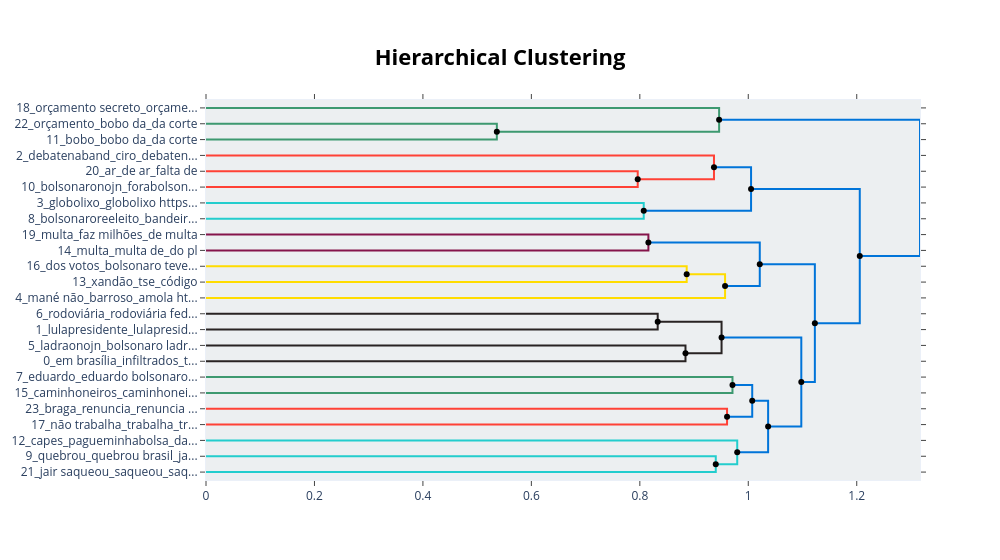

Notebook code cell kept with this figure:
### Code cell
# Hierarquia rica via hierarchical_topics()
if len(topics_keywords) >= 2:
    try:
        hier = topic_model.hierarchical_topics(docs)
        fig_hier = topic_model.visualize_hierarchy(hierarchical_topics=hier)
        fig_hier.write_html(RESULTS_DIR / "bertopic_hierarchy.html")
        display(fig_hier)
    except Exception as e:
        print(f"Hierarchy skipped: {type(e).__name__}: {e}")

### Figure 1 — Plotly figure (JSON) as saved in the notebook; plotly's stock layout.template omitted (floating-point values rounded to 4 significant figures)
{"data": [{"hoverinfo": "text", "marker": {"color": "rgb(61,153,112)"}, "mode": "lines", "text": ["orçamento_bobo da_da corte_bobo_cuida", "", "", "bobo_bobo da_da corte_bolsonaro parece_um bobo"], "type": "scatter", "x": [0.0, 0.5363, 0.5363, 0.0], "xaxis": "x", "y": [-15.0, -15.0, -25.0, -25.0], "yaxis": "y"}, {"hoverinfo": "text", "marker": {"color": "rgb(61,153,112)"}, "mode": "lines", "text": ["orçamento secreto_orçamento_secreto não_não orçamento_não https", "", "", "bobo_bobo da_da corte_bolsonaro parece_um bobo"], "type": "scatter", "x": [0.0, 0.9462, 0.9462, 0.5363], "xaxis": "x", "y": [-5.0, -5.0, -20.0, -20.0], "yaxis": "y"}, {"hoverinfo": "text", "marker": {"color": "rgb(255,65,54)"}, "mode": "lines", "text": ["ar_de ar_falta de_covid_pandemia", "", "", "bolsonaronojn_forabolsonaro_bolsonaronojn https_bonner_jn"], "type": "scatter", "x": [0.0, 0.7961, 0.7961, 0.0], "xaxis": "x", "y": [-45.0, -45.0, -55.0, -55.0], "yaxis": "y"}, {"hoverinfo": "text", "marker": {"color": "rgb(255,65,54)"}, "mode": "lines", "text": ["debatenaband_ciro_debatenaband https_lulanaband_debate", "", "", "bolsonaronojn_forabolsonaro_bolsonaronojn https_jn_bonner"], "type": "scatter", "x": [0.0, 0.9367, 0.9367, 0.7961], "xaxis": "x", "y": [-35.0, -35.0, -50.0, -50.0], "yaxis": "y"}, {"hoverinfo": "text", "marker": {"color": "rgb(35,205,205)"}, "mode": "lines", "text": ["globolixo_globolixo https_em casa_puder_se puder", "", "", "bolsonaroreeleito_bandeira_brasil bandeira_brasil_bolsonaroreeleito https_globolixo_votei"], "type": "scatter", "x": [0.0, 0.8072, 0.8072, 0.0], "xaxis": "x", "y": [-65.0, -65.0, -75.0, -75.0], "yaxis": "y"}, {"hoverinfo": "text", "marker": {"color": "rgb(0,116,217)"}, "mode": "lines", "text": ["debatenaband_bolsonaronojn_ciro_forabolsonaro_debatenaband https", "", "", "globolixo_bolsonaroreeleito_globolixo https_bandeira_brasil bandeira_brasil_bonner"], "type": "scatter", "x": [0.9367, 1.005, 1.005, 0.8072], "xaxis": "x", "y": [-42.5, -42.5, -70.0, -70.0], "yaxis": "y"}, {"hoverinfo": "text", "marker": {"color": "rgb(133,20,75)"}, "mode": "lines", "text": ["multa_faz milhões_de multa_faz agora_número", "", "", "multa_multa de_do pl_moraes_má"], "type": "scatter", "x": [0.0, 0.8158, 0.8158, 0.0], "xaxis": "x", "y": [-85.0, -85.0, -95.0, -95.0], "yaxis": "y"}, {"hoverinfo": "text", "marker": {"color": "rgb(255,220,0)"}, "mode": "lines", "text": ["dos votos_bolsonaro teve_votos_teve dos_no turno", "", "", "xandão_tse_código_do xandão_código fonte"], "type": "scatter", "x": [0.0, 0.8864, 0.8864, 0.0], "xaxis": "x", "y": [-105.0, -105.0, -115.0, -115.0], "yaxis": "y"}, {"hoverinfo": "text", "marker": {"color": "rgb(255,220,0)"}, "mode": "lines", "text": ["xandão_tse_dos votos_votos_relatório", "", "", "mané não_barroso_amola https_co perdeu_amola perdeu"], "type": "scatter", "x": [0.8864, 0.9572, 0.9572, 0.0], "xaxis": "x", "y": [-110.0, -110.0, -125.0, -125.0], "yaxis": "y"}, {"hoverinfo": "text", "marker": {"color": "rgb(0,116,217)"}, "mode": "lines", "text": ["multa_multa de_do pl_moraes_má", "", "", "mané não_barroso_xandão_amola https_tse"], "type": "scatter", "x": [0.8158, 1.021, 1.021, 0.9572], "xaxis": "x", "y": [-90.0, -90.0, -117.5, -117.5], "yaxis": "y"}, {"hoverinfo": "text", "marker": {"color": "rgb(40,35,35)"}, "mode": "lines", "text": ["rodoviária_rodoviária federal_polícia rodoviária_polícia_nordeste", "", "", "lulapresidente_lulapresidente https_coração_vermelho_diplomação_nordeste"], "type": "scatter", "x": [0.0, 0.833, 0.833, 0.0], "xaxis": "x", "y": [-135.0, -135.0, -145.0, -145.0], "yaxis": "y"}, {"hoverinfo": "text", "marker": {"color": "rgb(40,35,35)"}, "mode": "lines", "text": ["ladraonojn_bolsonaro ladrão_ladrão bolsonaro_forabolsonaro_bandeira_brasil bandeira_brasil", "", "", "em brasília_infiltrados_terroristas_cacique_fogo"], "type": "scatter", "x": [0.0, 0.8842, 0.8842, 0.0], "xaxis": "x", "y": [-155.0, -155.0, -165.0, -165.0], "yaxis": "y"}, {"hoverinfo": "text", "marker": {"color": "rgb(40,35,35)"}, "mode": "lines", "text": ["lulapresidente_rodoviária_rodoviária federal_polícia rodoviária_nordeste", "", "", "em brasília_infiltrados_terroristas_cacique_patriotas"], "type": "scatter", "x": [0.833, 0.9507, 0.9507, 0.8842], "xaxis": "x", "y": [-140.0, -140.0, -160.0, -160.0], "yaxis": "y"}, {"hoverinfo": "text", "marker": {"color": "rgb(61,153,112)"}, "mode": "lines", "text": ["eduardo_eduardo bolsonaro_catar_no catar_copa", "", "", "caminhoneiros_caminhoneiros https_os caminhoneiros_co caminhoneiros_marte"], "type": "scatter", "x": [0.0, 0.9709, 0.9709, 0.0], "xaxis": "x", "y": [-175.0, -175.0, -185.0, -185.0], "yaxis": "y"}, {"hoverinfo": "text", "marker": {"color": "rgb(255,65,54)"}, "mode": "lines", "text": ["braga_renuncia_renuncia bolsonaro_neto_braga neto", "", "", "não trabalha_trabalha_trabalha bolsonaro_trabalha https_cornos"], "type": "scatter", "x": [0.0, 0.9608, 0.9608, 0.0], "xaxis": "x", "y": [-195.0, -195.0, -205.0, -205.0], "yaxis": "y"}, {"hoverinfo": "text", "marker": {"color": "rgb(0,116,217)"}, "mode": "lines", "text": ["eduardo_eduardo bolsonaro_catar_caminhoneiros_no catar", "", "", "não trabalha_trabalha_braga_renuncia_renuncia bolsonaro"], "type": "scatter", "x": [0.9709, 1.007, 1.007, 0.9608], "xaxis": "x", "y": [-180.0, -180.0, -200.0, -200.0], "yaxis": "y"}, {"hoverinfo": "text", "marker": {"color": "rgb(35,205,205)"}, "mode": "lines", "text": ["quebrou_quebrou brasil_jair quebrou_bilhões_rombo", "", "", "jair saqueou_saqueou_saqueou brasil_brasil jair_co jair"], "type": "scatter", "x": [0.0, 0.9401, 0.9401, 0.0], "xaxis": "x", "y": [-225.0, -225.0, -235.0, -235.0], "yaxis": "y"}, {"hoverinfo": "text", "marker": {"color": "rgb(35,205,205)"}, "mode": "lines", "text": ["capes_pagueminhabolsa_da capes_bolsistas_bolsas", "", "", "quebrou_quebrou brasil_jair quebrou_bilhões_rombo"], "type": "scatter", "x": [0.0, 0.9796, 0.9796, 0.9401], "xaxis": "x", "y": [-215.0, -215.0, -230.0, -230.0], "yaxis": "y"}, {"hoverinfo": "text", "marker": {"color": "rgb(0,116,217)"}, "mode": "lines", "text": ["eduardo_eduardo bolsonaro_catar_caminhoneiros_no catar", "", "", "quebrou_quebrou brasil_jair quebrou_bilhões_rombo"], "type": "scatter", "x": [1.007, 1.037, 1.037, 0.9796], "xaxis": "x", "y": [-190.0, -190.0, -222.5, -222.5], "yaxis": "y"}, {"hoverinfo": "text", "marker": {"color": "rgb(0,116,217)"}, "mode": "lines", "text": ["lulapresidente_polícia_em brasília_infiltrados_rodoviária", "", "", "eduardo_eduardo bolsonaro_quebrou_quebrou brasil_jair quebrou"], "type": "scatter", "x": [0.9507, 1.098, 1.098, 1.037], "xaxis": "x", "y": [-150.0, -150.0, -206.2, -206.2], "yaxis": "y"}, {"hoverinfo": "text", "marker": {"color": "rgb(0,116,217)"}, "mode": "lines", "text": ["mané não_xandão_barroso_multa_do pl", "", "", "lulapresidente_polícia_em brasília_infiltrados_eduardo"], "type": "scatter", "x": [1.021, 1.123, 1.123, 1.098], "xaxis": "x", "y": [-103.8, -103.8, -178.1, -178.1], "yaxis": "y"}, {"hoverinfo": "text", "marker": {"color": "rgb(0,116,217)"}, "mode": "lines", "text": ["globolixo_debatenaband_bolsonaronojn_bolsonaroreeleito_bonner", "", "", "lulapresidente_polícia_em brasília_infiltrados_eduardo"], "type": "scatter", "x": [1.005, 1.206, 1.206, 1.123], "xaxis": "x", "y": [-56.25, -56.25, -140.9, -140.9], "yaxis": "y"}, {"hoverinfo": "text", "marker": {"color": "rgb(0,116,217)"}, "mode": "lines", "text": ["bobo_bobo da_da corte_orçamento_orçamento secreto", "", "", "lulapresidente_polícia_debatenaband_globolixo_em brasília"], "type": "scatter", "x": [0.9462, 1.317, 1.317, 1.206], "xaxis": "x", "y": [-12.5, -12.5, -98.59, -98.59], "yaxis": "y"}, {"hoverinfo": "text", "hovertext": ["debatenaband_bolsonaronojn_ciro_forabolsonaro_debatenaband https", "xandão_tse_dos votos_votos_relatório", "multa_multa de_do pl_moraes_má", "lulapresidente_rodoviária_rodoviária federal_polícia rodoviária_nordeste", "eduardo_eduardo bolsonaro_catar_caminhoneiros_no catar", "eduardo_eduardo bolsonaro_catar_caminhoneiros_no catar", "lulapresidente_polícia_em brasília_infiltrados_rodoviária", "mané não_xandão_barroso_multa_do pl", "globolixo_debatenaband_bolsonaronojn_bolsonaroreeleito_bonner", "bobo_bobo da_da corte_orçamento_orçamento secreto"], "marker": {"color": "black"}, "mode": "markers", "showlegend": false, "type": "scatter", "x": [0.9367, 0.8864, 0.8158, 0.833, 0.9709, 1.007, 0.9507, 1.021, 1.005, 0.9462], "y": [-42.5, -110.0, -90.0, -140.0, -180.0, -190.0, -150.0, -103.8, -56.25, -12.5]}, {"hoverinfo": "text", "hovertext": ["bobo_bobo da_da corte_bolsonaro parece_um bobo", "bolsonaronojn_forabolsonaro_bolsonaronojn https_jn_bonner", "globolixo_bolsonaroreeleito_globolixo https_bandeira_brasil bandeira_brasil_bonner", "mané não_barroso_xandão_amola https_tse", "em brasília_infiltrados_terroristas_cacique_patriotas", "não trabalha_trabalha_braga_renuncia_renuncia bolsonaro", "quebrou_quebrou brasil_jair quebrou_bilhões_rombo", "quebrou_quebrou brasil_jair quebrou_bilhões_rombo", "eduardo_eduardo bolsonaro_quebrou_quebrou brasil_jair quebrou", "lulapresidente_polícia_em brasília_infiltrados_eduardo", "lulapresidente_polícia_em brasília_infiltrados_eduardo", "lulapresidente_polícia_debatenaband_globolixo_em brasília"], "marker": {"color": "black"}, "mode": "markers", "showlegend": false, "type": "scatter", "x": [0.5363, 0.7961, 0.8072, 0.9572, 0.8842, 0.9608, 0.9401, 0.9796, 1.037, 1.098, 1.123, 1.206], "y": [-20.0, -50.0, -70.0, -117.5, -160.0, -200.0, -230.0, -222.5, -206.2, -178.1, -140.9, -98.59]}], "layout": {"autosize": false, "height": 560, "hoverlabel": {"bgcolor": "white", "font": {"family": "Rockwell", "size": 16}}, "hovermode": "closest", "plot_bgcolor": "#ECEFF1", "showlegend": false, "title": {"font": {"color": "Black", "size": 22}, "text": "<b>Hierarchical Clustering</b>", "x": 0.5, "xanchor": "center", "yanchor": "top"}, "width": 1000, "xaxis": {"mirror": "allticks", "rangemode": "tozero", "showgrid": false, "showline": true, "showticklabels": true, "ticks": "outside", "type": "linear", "zeroline": false}, "yaxis": {"mirror": "allticks", "range": [-240.0, 0.0], "rangemode": "tozero", "showgrid": false, "showline": true, "showticklabels": true, "tickmode": "array", "ticks": "outside", "ticktext": ["18_orçamento secreto_orçame...", "22_orçamento_bobo da_da corte", "11_bobo_bobo da_da corte", "2_debatenaband_ciro_debaten...", "20_ar_de ar_falta de", "10_bolsonaronojn_forabolson...", "3_globolixo_globolixo https...", "8_bolsonaroreeleito_bandeir...", "19_multa_faz milhões_de multa", "14_multa_multa de_do pl", "16_dos votos_bolsonaro teve...", "13_xandão_tse_código", "4_mané não_barroso_amola ht...", "6_rodoviária_rodoviária fed...", "1_lulapresidente_lulapresid...", "5_ladraonojn_bolsonaro ladr...", "0_em brasília_infiltrados_t...", "7_eduardo_eduardo bolsonaro...", "15_caminhoneiros_caminhonei...", "23_braga_renuncia_renuncia ...", "17_não trabalha_trabalha_tr...", "12_capes_pagueminhabolsa_da...", "9_quebrou_quebrou brasil_ja...", "21_jair saqueou_saqueou_saq..."], "tickvals": [-5.0, -15.0, -25.0, -35.0, -45.0, -55.0, -65.0, -75.0, -85.0, -95.0, -105.0, -115.0, -125.0, -135.0, -145.0, -155.0, -165.0, -175.0, -185.0, -195.0, -205.0, -215.0, -225.0, -235.0], "type": "linear", "zeroline": false}}}
